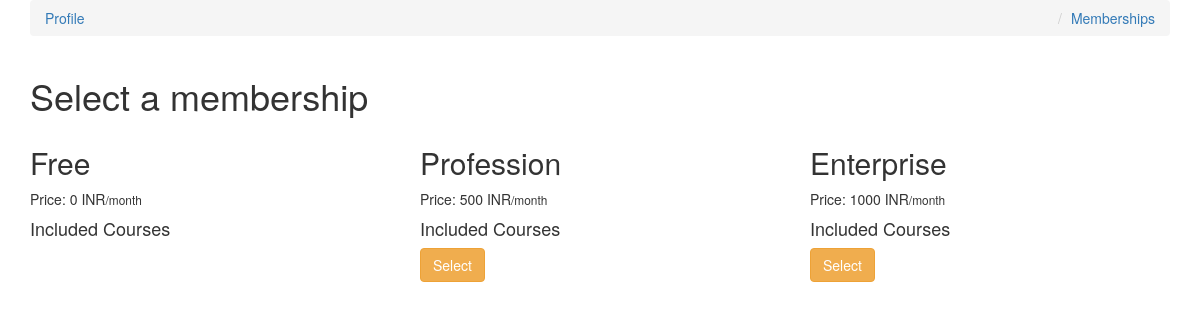
Page /memberships/ (signed in) on the earlier database version.
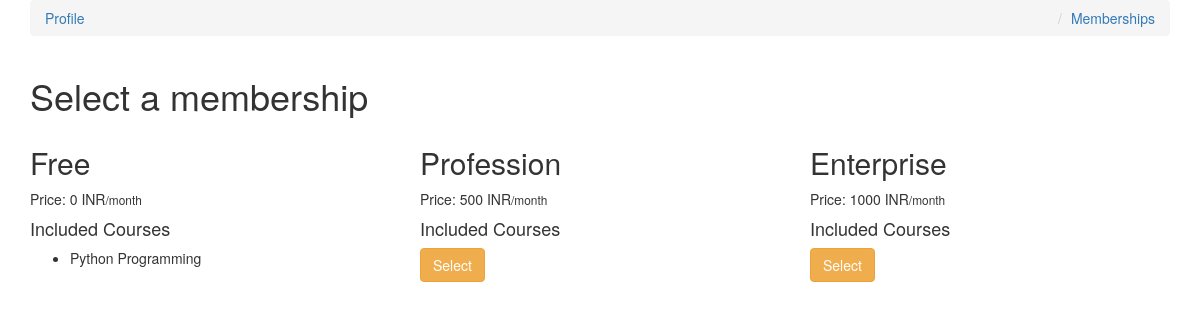
Same page on the later database version.
### memberships/models.py (models this page shows)
class Membership(models.Model):
    slug = models.SlugField()
    membership_type = models.CharField(
        choices=MEMBERSHIP_CHOICES,
        max_length=30,
        default='Free',
        )
    price = models.IntegerField(default=1000)
    stripe_plan_id = models.CharField(max_length=40)
    def __str__(self):
        return self.membership_type

### courses/models.py (models this page shows, shortened)
class Course(models.Model):
    slug = models.SlugField()
    title = models.CharField(max_length=120)
    description = models.TextField()
    allowed_memberships = models.ManyToManyField(Membership)

### memberships/views.py (the view, shortened to what this page needs)
# urls.py: path('',MembershipSelectView.as_view(),name='select'),
class MembershipSelectView(ListView):
    model = Membership
    def get_context_data(self, *args, **kwargs):
        context = super().get_context_data(**kwargs)
        current_membership = get_user_membership(self.request)
        context['current_membership'] = str(current_membership.membership)
        return context

### memberships/views.py (called while the page is built)
def get_user_membership(request):
    user_membership_qs = UserMembership.objects.filter(user=request.user)
    if user_membership_qs.exists():
        return user_membership_qs.first()
    return None

### memberships/templates/memberships/membership_list.html (shortened to what this page needs)
{% extends 'courses/base.html' %}
{%block content%}
<div class="container">
    <h1>Select a membership</h1>
    <div class="row">
        {%for object in object_list%}
            <div class="col-sm-4 col-md-4">
                <h2>{{ object.membership_type }}</h2>
                <p>Price: {{ object.price }} INR<small>/month</small></p>
                <h4>Included Courses</h4>
                <ul>
                    {% for course in object.course_set.all %}
                        <li>{{ course.title }}</li>
                    {% endfor %}
                </ul>
                {% if object.membership_type != 'Free' %}
                <form method="POST" action="{% url 'memberships:select' %}">
                    {% if object.membership_type != current_membership %}
                        <button class="btn btn-warning">Select</button>
                    {% else %}
                        <small>This is your current membership</small>
                    {% endif %}
                </form>
                {% endif %}
            </div>
        {%endfor%}
    </div>
</div>
{%endblock content%}

Differences in the rows shown:
added Course: title "Python Programming", shown under Membership "Free"
